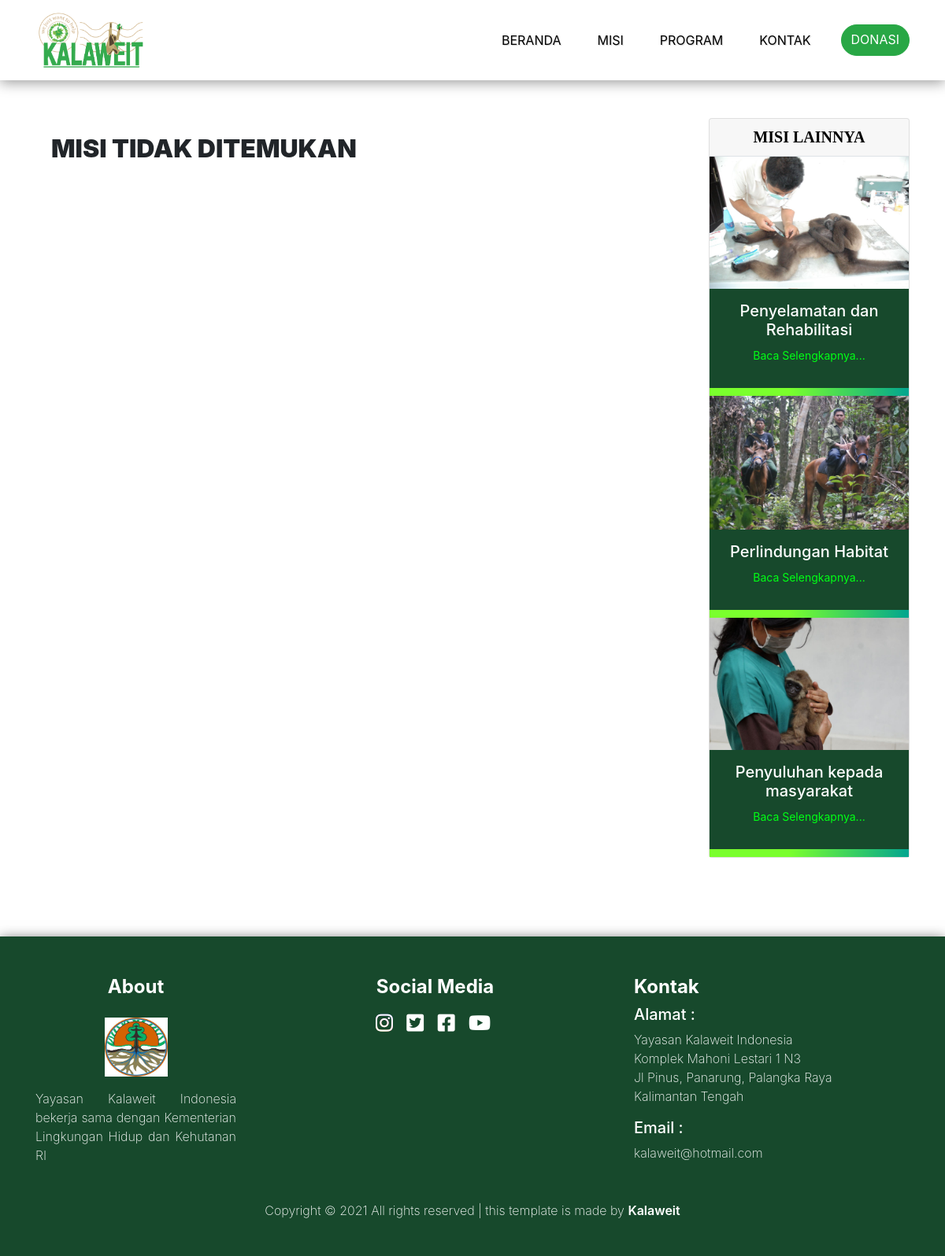
Page /index.php/home/misi on the committed database.
### tables this page shows
CREATE TABLE `misi` (
  `id` int(11) NOT NULL,
  `title` varchar(255) NOT NULL,
  `thumbnail` varchar(255) NOT NULL,
  `description` text NOT NULL
);

### application/controllers/Home.php (called while the page is built, shortened)
<?php
class Home extends CI_Controller {
  public function __construct () {
    $this->load->model('Kalaweit_model');
  }
  public function misi() {
    $id = $this->input->get('id');
    $data['title'] = 'Misi Kalaweit';
    $data['misi'] = $this->Kalaweit_model->get_misi_detail($id);
    $data['missions'] = $this->Kalaweit_model->get_misi();
    $this->load->view('templates/header', $data);
    $this->load->view('home/misi', $data);
    $this->load->view('templates/footerDefault');
  }
}

### index.php (called while the page is built, shortened)
<?php
require_once BASEPATH.'core/CodeIgniter.php';

### application/models/Kalaweit_model.php (called while the page is built, shortened)
<?php
class Kalaweit_model extends CI_Model
{
  public function get_misi()
  {
    return $this->db->get('misi')->result_array();
  }
}

### application/views/home/misi.php (the view, shortened to what this page needs)
<body class="content-misi home">
  <nav class="navbar navbar-expand-lg navbar-light sticky-top">
    <div class="container">
      <a class="navbar-brand" href="#home">
        <img src=<?= base_url("assets/img/logo.png") ?> width="140" />
      </a>
      <div class="collapse navbar-collapse" id="navbarNavAltMarkup">
        <div class="navbar-nav ml-auto">
          <a class="nav-item nav-link active page-scroll" href=<?= base_url() ?>>Beranda <span class="sr-only">(current)</span></a>
          <a class="nav-item nav-link page-scroll" href="#" >Misi</a>
          <a class="nav-item nav-link page-scroll" href=<?= base_url() . '#program' ?>>Program</a>
          <a class="nav-item nav-link page-scroll" href=<?= base_url() . '#kontak' ?>>Kontak</a>
          <a class="nav-item btn btn-success rounded-pill page-scroll" href=<?= base_url() . '#donasi' ?>>DONASI</a>
        </div>
      </div>
    </div>
  </nav>
  <div class="container mt-5">
    <div class="row">
      <div class="col-lg-9 col-md-12">
        <div class="card card-small main mb-3">
          <div class="card-body">
            <?php if ($misi) : ?>
              <h3 class="mb-4 header"><?= $misi['title'] ?></h3>
              <img src="<?= base_url('assets/img/misi/') . $misi['thumbnail'] ?>" width="50%" class="mb-3">
              <p><?= $misi['description'] ?></p>
            <?php else : ?>
              <h3>MISI TIDAK DITEMUKAN</h3>
            <?php endif ?>
          </div>
        </div>
      </div>
      <div class="col-lg-3 col-md-12">
        <div class='card card-small sidebar'>
          <div class="card-header border-bottom">
            <h6 class="m-0 header-sidebar">Misi Lainnya</h6>
          </div>
          <div class='card-body p-0'>
            <ul class="list-group list-group-flush">
              <?php foreach ($missions as $misi) : ?>
                <?php $id = $_GET['id'] ?>
                <?php if ($misi['id'] != $id) : ?>
                  <li class="item-misi text-center">
                    <img src="<?= base_url('assets/img/misi/') . $misi['thumbnail'] ?>" alt=<?= $misi['title'] ?> width="100%">
                    <h5 class="mt-3"><?= $misi['title'] ?></h5>
                    <a href="<?= base_url('home/misi?id=' . $misi['id']) ?>" >Baca Selengkapnya...</a>
                  </li>
                  <div class="divider"></div>
                <?php endif ?>
              <?php endforeach ?>
            </ul>
          </div>
        </div>
      </div>
    </div>
  </div>

### rows in the picture
misi: thumbnail (picture), title "Penyelamatan dan Rehabilitasi"
misi: thumbnail (picture), title "Perlindungan Habitat"
misi: thumbnail (picture), title "Penyuluhan kepada masyarakat"
